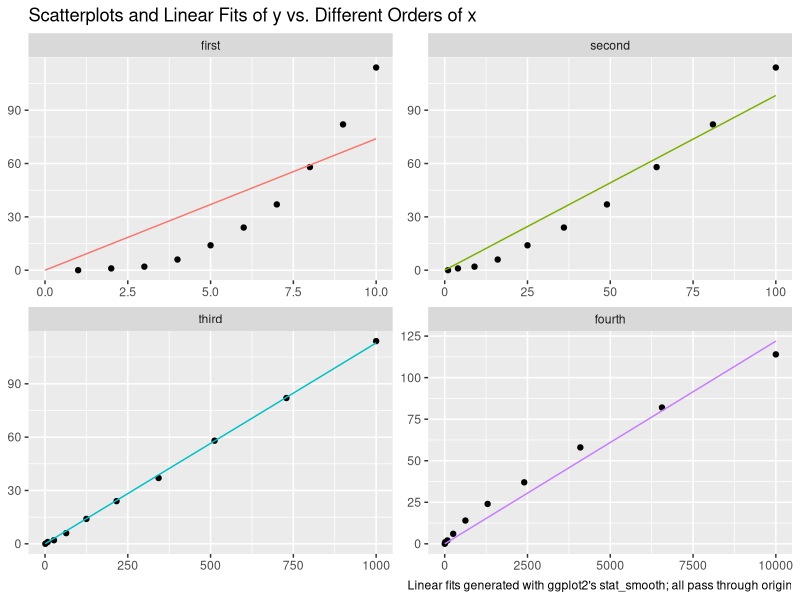
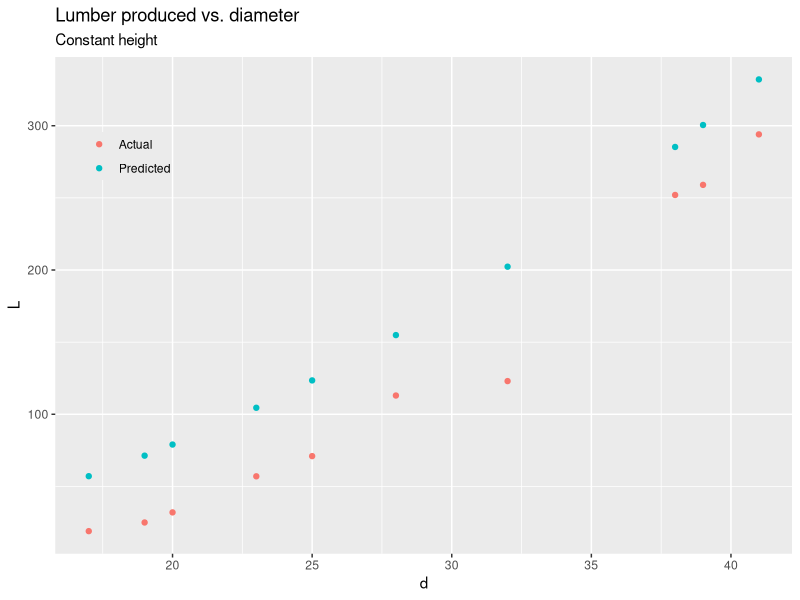
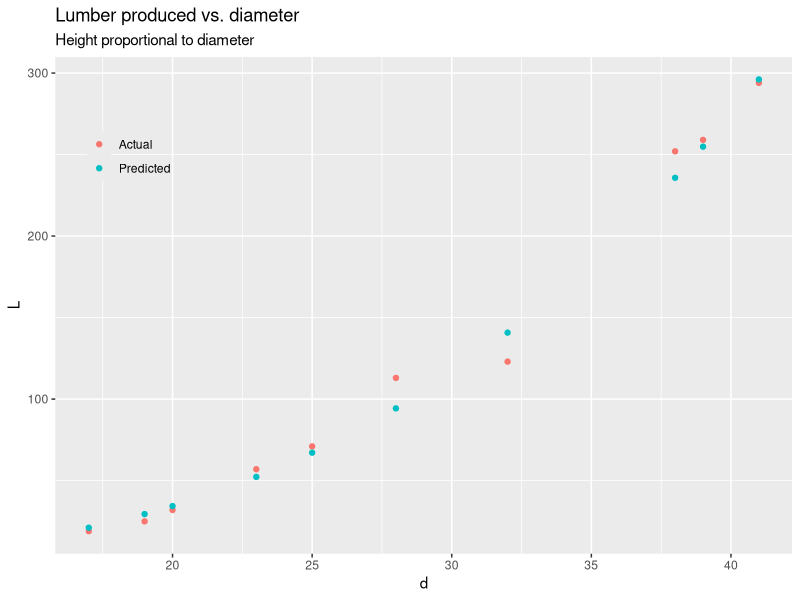

Generate these figures, in order, with R:
## ---- chunk 1
library(knitr)
opts_chunk$set(message=FALSE, warning=FALSE, comment=NA, fig.align = 'center')
## ---- chunk 2
# read in data
y_prop <- c(0, 1, 2, 6, 14, 24, 37, 58, 82, 114)
x_prop <- c(1, 2, 3, 4, 5, 6, 7, 8, 9, 10)

library(tidyverse)
# create data frame of y & x, x^2, x^3, x^4
df_prop <- data.frame(y_prop, first = x_prop, second = x_prop^2, 
                      third = x_prop^3, fourth = x_prop^4) %>% 
  gather(order, value, -y_prop)
df_prop$order <- factor(df_prop$order, levels = c('first', 'second', 'third', 'fourth'))
# draw scatterplots & linear fits
ggplot(df_prop, aes(y = y_prop, x = value)) + geom_point() + 
  stat_smooth(method = 'lm', formula = y ~ 0 + x,
              se = FALSE, lwd = 0.5, fullrange = TRUE, 
              aes(col = order), show.legend = FALSE) + 
  facet_wrap(~order, scales = 'free') + expand_limits(x = 0) +
  scale_x_continuous(NULL) + scale_y_continuous(NULL) + 
  labs(title = 'Scatterplots and Linear Fits of y vs. Different Orders of x',
       caption = "Linear fits generated with ggplot2's stat_smooth; all pass through origin")
## ---- chunk 3
d <- c(17, 19, 20, 23, 25, 28, 32, 38, 39, 41)
L <- c(19, 25, 32, 57, 71, 113, 123, 252, 259, 294)
k1 <- (294 - 19)/(41^2 - 17^2)

df_tree <- data.frame(L, d) %>% mutate(same = d^2 * k1)
ggplot(df_tree, aes(x = d)) + 
  geom_point(aes(y = L, col = 'Actual')) + 
  geom_point(aes(y = same, col = 'Predicted')) + 
  scale_color_discrete(NULL) + 
  theme(legend.position = c(0.1, 0.8), legend.background = element_blank()) +
  labs(title = 'Lumber produced vs. diameter',
       subtitle = 'Constant height')
## ---- chunk 4
k2 <- (294 - 19)/(41^3 - 17^3)

df_tree <- df_tree %>% mutate(vary = d^3 * k2)
ggplot(df_tree, aes(x = d)) + 
  geom_point(aes(y = L, col = 'Actual')) + 
  geom_point(aes(y = vary, col = 'Predicted')) + 
  scale_color_discrete(NULL) + 
  theme(legend.position = c(0.1, 0.8), legend.background = element_blank()) +
  labs(title = 'Lumber produced vs. diameter',
       subtitle = 'Height proportional to diameter')
